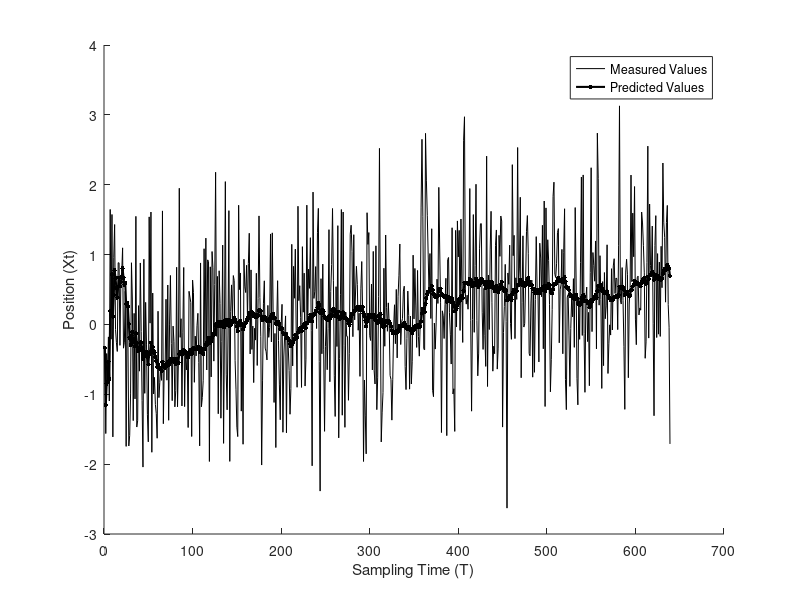
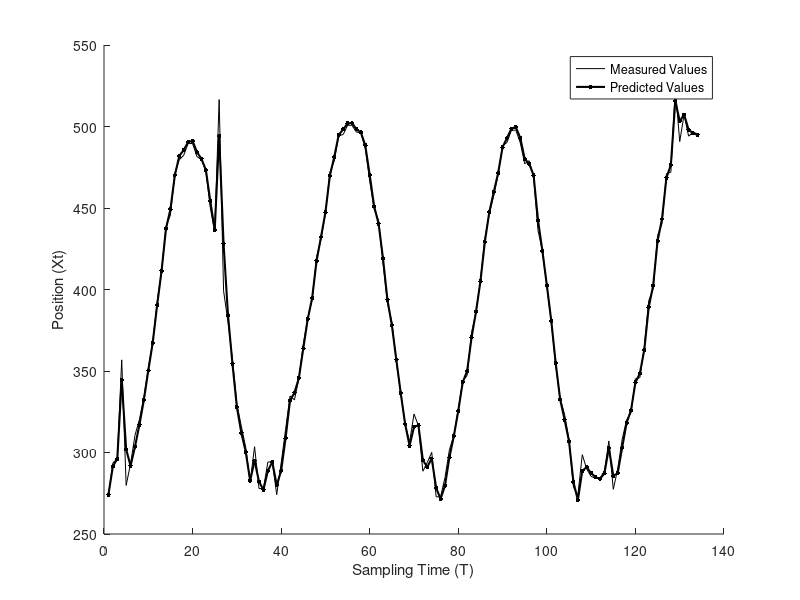
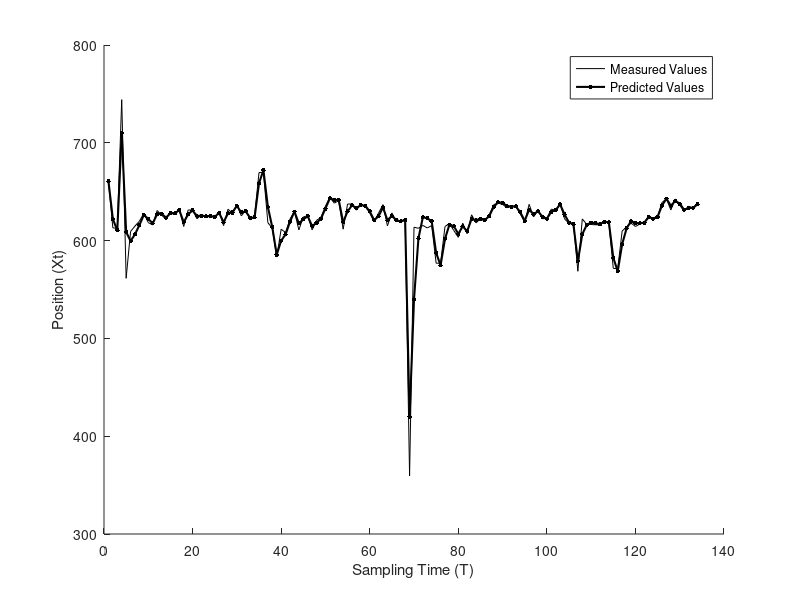

Here is the MATLAB script that generated these plots, in order:
%% Part 1
clc
clear all
close all
A = importdata('1D-data.txt');

T = 1;                 %Sample Time/ Time Interval
R = 1;                 %Measurement noise
q = 0.000001;              %Dynamic Noise

psi       = [1 T;
             0 1];                % State Transition Matrix
M         = [1 0];                % Observation Matrix
X_prev    = [-0.3317; 
                  0];             % Previous State matrix
Q         = [0 0; 
             0 q];                % Dynamic noise covariance
S_prev    = [1 0; 
             0 1];                % State covariance
pred_data = zeros(1, length(A));  % Output


for i = 1 : length(A)
    Yt(i)        = A(i);                 % Sensor Measurement
    X_next       = psi * X_prev;
    S_next       = (psi * S_prev * psi') + Q;
    Kt           = S_next * M'/((M * S_next * M') + R);
    X_update     = X_next + (Kt * (Yt(i) - M * X_next));
    S_update     = (eye(2) - Kt * M) * S_next;
    pred_data(i) = X_update(1,1);
    X_prev       = X_update;
    S_prev       = S_update;
end 

figure
X = 1:length(A);
hold on
%axis([100 190 -3 3])
plot(X, A, 'k');
plot(X, pred_data, 'k.-', 'markersize',10, 'linewidth', 1.5);
xlabel("Sampling Time (T)");
ylabel("Position (Xt)");
legend("Measured Values", "Predicted Values");
hold off

%% Part 2
clc
clear all
close all

A = importdata('2D-UWB-data.txt');

T = 1;                 %Sample Time/ Time Interval
r = 0.001;             %Measurement noise
q = 0.01;             %Dynamic Noise

psi       = [1 0 T 0;
             0 1 0 T;
             0 0 1 0;
             0 0 0 1];            % State Transition Matrix
M         = [1 0 0 0;
             0 1 0 0];            % Observation Matrix
X_prev    = [A(1,1); 
             A(1,2);
                  0;
                  0];             % Previous State matrix
R         = [r 1;
             1 r];                % Measurement noise covariance
Q         = [0 0 0 0; 
             0 0 0 0; 
             0 0 q 1; 
             0 0 1 q];            % Dynamic noise covariance
S_prev    = [1 0 0 0; 
             0 1 0 0;
             0 0 1 0;
             0 0 0 1];                % State covariance
pred_data = zeros(2, length(A(:,1)));  % Output
Yt = A';

for i = 1 : length(A)
    X_next       = psi * X_prev;
    S_next       = (psi * S_prev * psi') + Q;
    Kt           = S_next * M'/((M * S_next * M') + R)
    X_update     = X_next + (Kt * (Yt(:,i) - M * X_next));
    S_update     = (eye(4) - Kt * M) * S_next;
    pred_data(1,i) = X_update(1,1);
    pred_data(2,i) = X_update(2,1);
    X_prev       = X_update;
    S_prev       = S_update;
end 

figure
X = 1:length(A);
hold on
plot(X, A(:,1), 'k');
plot(X, pred_data(1,:), 'k.-','markersize',10, 'linewidth', 1.5);
xlabel("Sampling Time (T)");
ylabel("Position (Xt)");
legend("Measured Values", "Predicted Values");
hold off

figure
X = 1:length(A);
hold on
plot(X, A(:,2), 'k');
plot(X, pred_data(2,:), 'k.-', 'markersize',10, 'linewidth', 1.5);
xlabel("Sampling Time (T)");
ylabel("Position (Xt)");
legend("Measured Values", "Predicted Values");
hold off
